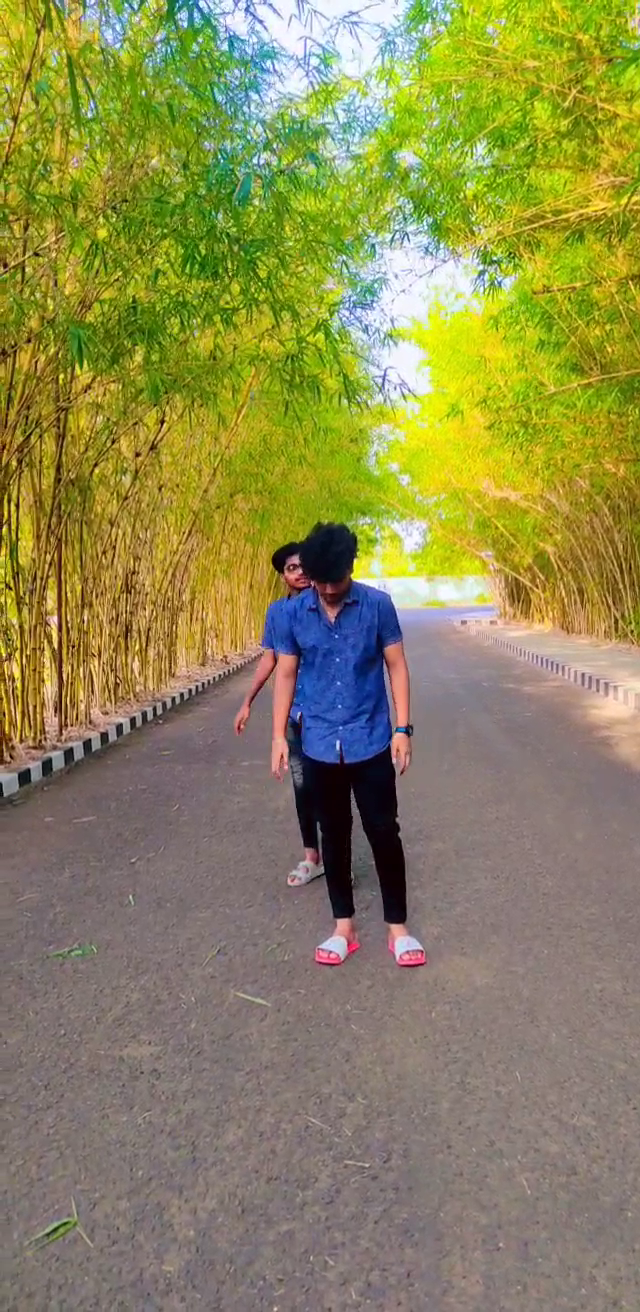
#> input picture frame 16 of FaceRecognition/VideoRecognition/vid1.mp4, 640 x 1312 px
$ python videoRecognition.py
#> lines starting #> are read from the running program, lines starting #| are printed output that depends on the picture; after the words box and inside, x2 and y2 are one past the last pixel; in counts of white or black regions, pixels touching at a corner belong together
import cv2
import numpy as np
face_cascade = cv2.CascadeClassifier('haarcascade_frontalface_default.xml')
cap = cv2.VideoCapture('vid1.mp4')
while cap.isOpened():
    re,img = cap.read()
#> img is the input picture: shape (1312, 640, 3); mean B, G, R 85.5, 136.5, 140.6
    gray_img = cv2.cvtColor(img,cv2.COLOR_BGR2GRAY)
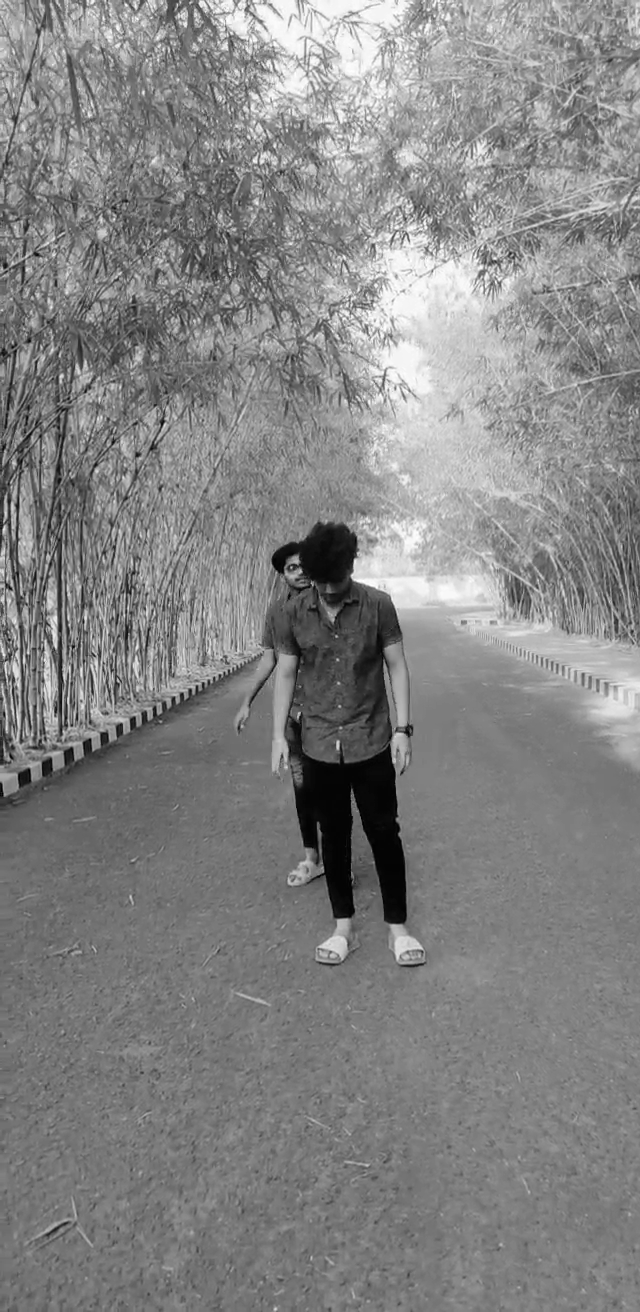
#> gray_img: shape (1312, 640); min 0, max 255, mean 131.9
    face_rect = face_cascade.detectMultiScale(gray_img,1.1)
#> face_rect = ()
    for (x,y,w,h) in face_rect:
        cv2.rectangle(img,(x,y),(x+w,y+h),(0,255,0),2)
        cv2.imshow('DETECTED FACE',img)
#> this loop made 0 passes
        #cv2.waitKey(0)
    if cv2.waitKey(1)  == ord('q'):
#> (key q is pressed here)
        break
cap.release()
cv2.destroyAllWindows()

$ run again, starting later in the video
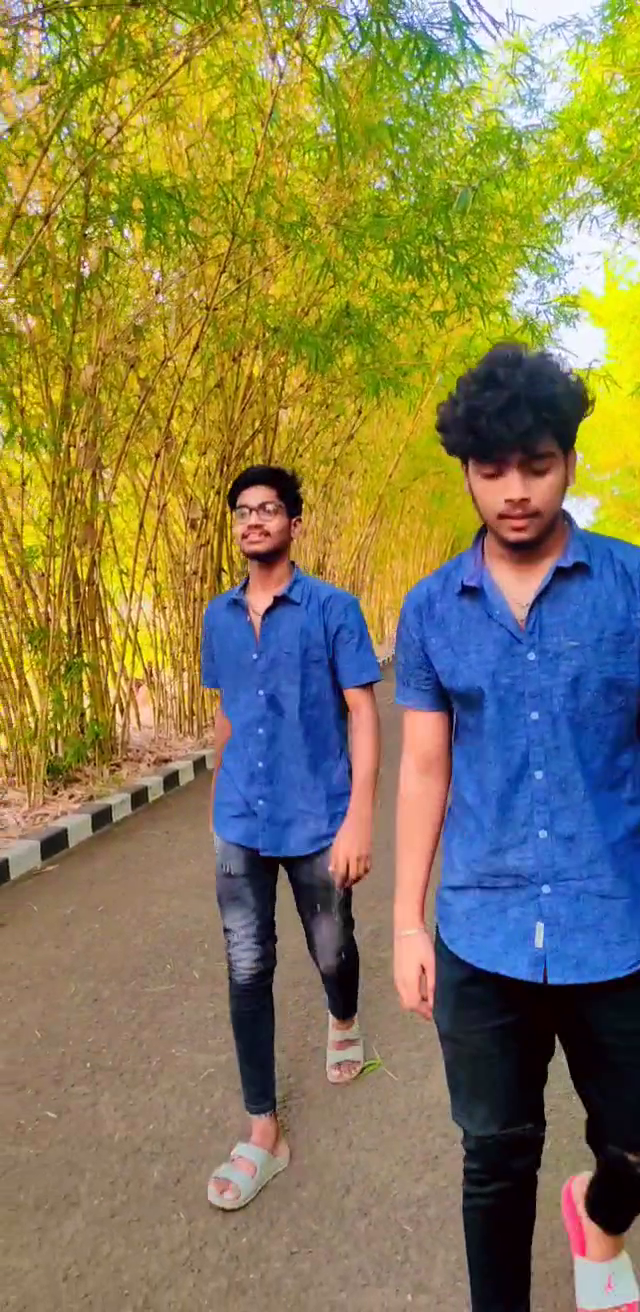
#> input picture frame 129 of FaceRecognition/VideoRecognition/vid1.mp4, 640 x 1312 px
#> img is the input picture: shape (1312, 640, 3); mean B, G, R 83.4, 125, 133.4
#> `gray_img = cv2.cvtColor(img,cv2.COLOR_BGR2GRAY)`:
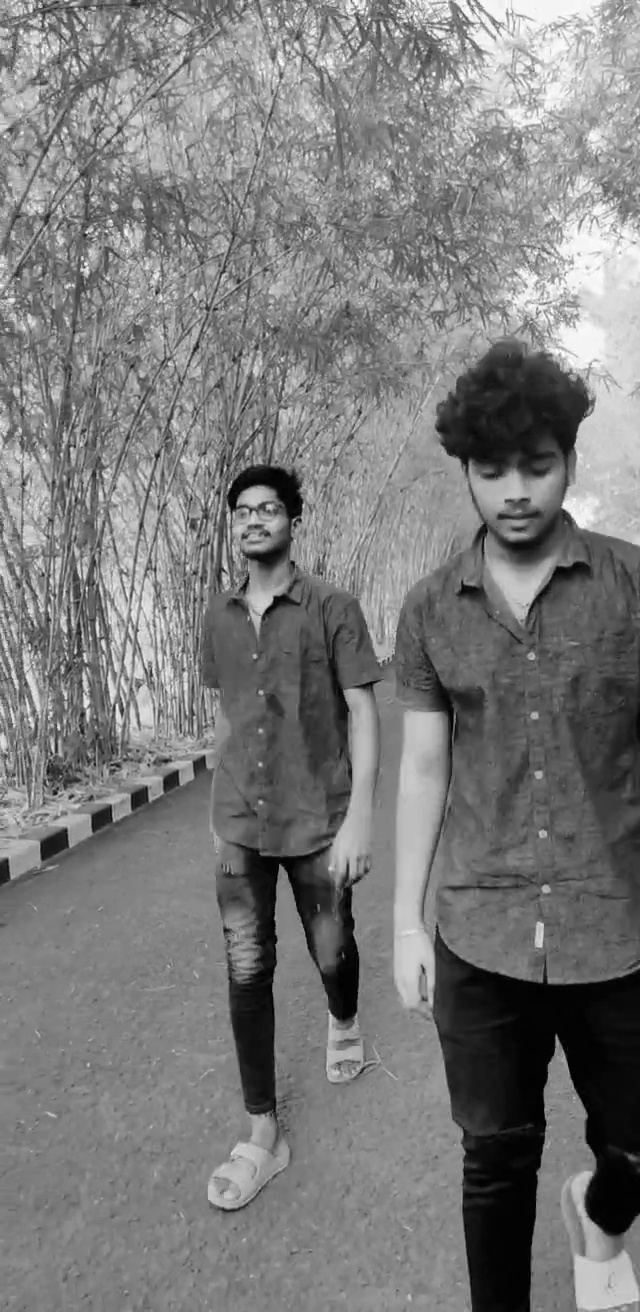
#> gray_img: shape (1312, 640); min 0, max 255, mean 122.7
#> face_rect = [[72, 28, 50, 50], [223, 484, 67, 67], [420, 595, 73, 73], [445, 419, 141, 141]]
#> the loop `for (x,y,w,h) in face_rect:` made 4 passes
#> after the loop `for (x,y,w,h) in face_rect:`:
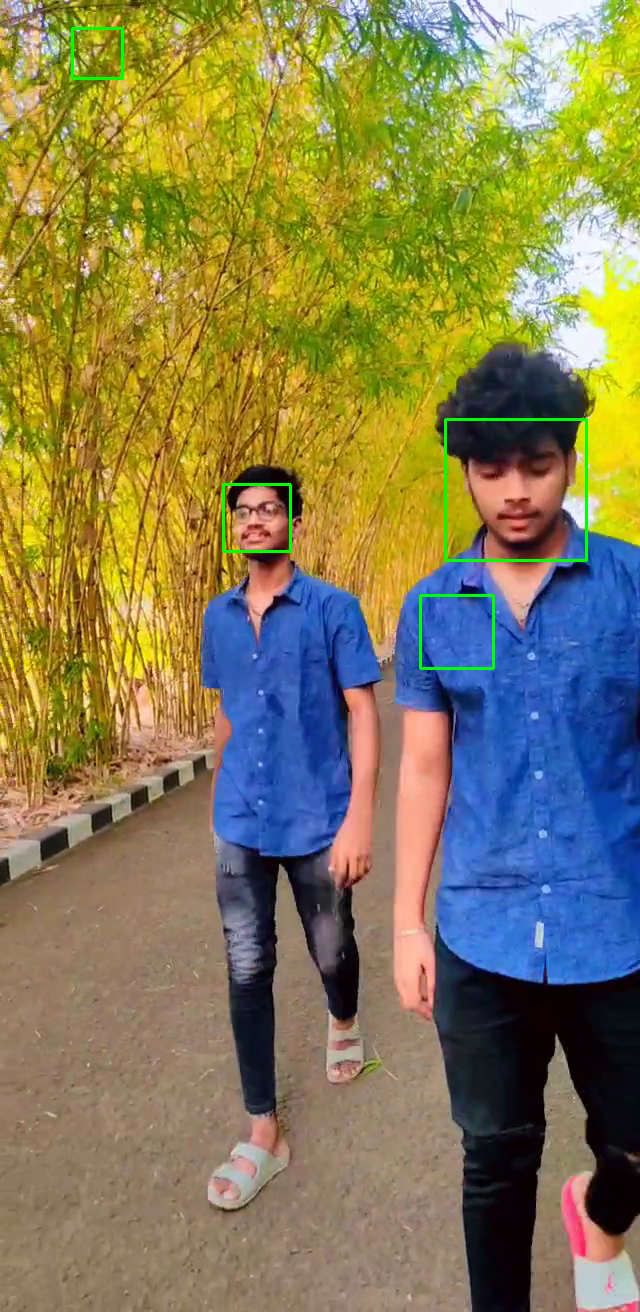
#> img: shape (1312, 640, 3); 0.47% of pixels changed, all inside (x1, y1, x2, y2) = (71, 27, 588, 670)
